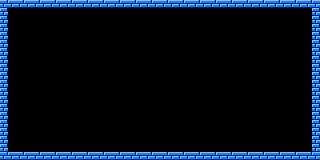

This game map was drawn from its Tiled (.tmx) file and the tilesets committed beside it. A one-line description and the full map source follow:
An orthogonal 40x20 tile map with 8x8 px tiles, 3 tile layers (Background, Interactive, Foreground).

<map version="1.10" tiledversion="1.10.2" orientation="orthogonal" renderorder="right-down" width="40" height="20" tilewidth="8" tileheight="8" infinite="0" nextlayerid="5" nextobjectid="1">
 <tileset firstgid="1" source="../images/Pang.tsx" />
 <layer id="3" name="Background" width="40" height="20">
  <data encoding="csv">
0,0,0,0,0,0,0,0,0,0,0,0,0,0,0,0,0,0,0,0,0,0,0,0,0,0,0,0,0,0,0,0,0,0,0,0,0,0,0,0,
0,0,0,0,0,0,0,0,0,0,0,0,0,0,0,0,0,0,0,0,0,0,0,0,0,0,0,0,0,0,0,0,0,0,0,0,0,0,0,0,
0,0,0,0,0,0,0,0,0,0,0,0,0,0,0,0,0,0,0,0,0,0,0,0,0,0,0,0,0,0,0,0,0,0,0,0,0,0,0,0,
0,0,0,0,0,0,0,0,0,0,0,0,0,0,0,0,0,0,0,0,0,0,0,0,0,0,0,0,0,0,0,0,0,0,0,0,0,0,0,0,
0,0,0,0,0,0,0,0,0,0,0,0,0,0,0,0,0,0,0,0,0,0,0,0,0,0,0,0,0,0,0,0,0,0,0,0,0,0,0,0,
0,0,0,0,0,0,0,0,0,0,0,0,0,0,0,0,0,0,0,0,0,0,0,0,0,0,0,0,0,0,0,0,0,0,0,0,0,0,0,0,
0,0,0,0,0,0,0,0,0,0,0,0,0,0,0,0,0,0,0,0,0,0,0,0,0,0,0,0,0,0,0,0,0,0,0,0,0,0,0,0,
0,0,0,0,0,0,0,0,0,0,0,0,0,0,0,0,0,0,0,0,0,0,0,0,0,0,0,0,0,0,0,0,0,0,0,0,0,0,0,0,
0,0,0,0,0,0,0,0,0,0,0,0,0,0,0,0,0,0,0,0,0,0,0,0,0,0,0,0,0,0,0,0,0,0,0,0,0,0,0,0,
0,0,0,0,0,0,0,0,0,0,0,0,0,0,0,0,0,0,0,0,0,0,0,0,0,0,0,0,0,0,0,0,0,0,0,0,0,0,0,0,
0,0,0,0,0,0,0,0,0,0,0,0,0,0,0,0,0,0,0,0,0,0,0,0,0,0,0,0,0,0,0,0,0,0,0,0,0,0,0,0,
0,0,0,0,0,0,0,0,0,0,0,0,0,0,0,0,0,0,0,0,0,0,0,0,0,0,0,0,0,0,0,0,0,0,0,0,0,0,0,0,
0,0,0,0,0,0,0,0,0,0,0,0,0,0,0,0,0,0,0,0,0,0,0,0,0,0,0,0,0,0,0,0,0,0,0,0,0,0,0,0,
0,0,0,0,0,0,0,0,0,0,0,0,0,0,0,0,0,0,0,0,0,0,0,0,0,0,0,0,0,0,0,0,0,0,0,0,0,0,0,0,
0,0,0,0,0,0,0,0,0,0,0,0,0,0,0,0,0,0,0,0,0,0,0,0,0,0,0,0,0,0,0,0,0,0,0,0,0,0,0,0,
0,0,0,0,0,0,0,0,0,0,0,0,0,0,0,0,0,0,0,0,0,0,0,0,0,0,0,0,0,0,0,0,0,0,0,0,0,0,0,0,
0,0,0,0,0,0,0,0,0,0,0,0,0,0,0,0,0,0,0,0,0,0,0,0,0,0,0,0,0,0,0,0,0,0,0,0,0,0,0,0,
0,0,0,0,0,0,0,0,0,0,0,0,0,0,0,0,0,0,0,0,0,0,0,0,0,0,0,0,0,0,0,0,0,0,0,0,0,0,0,0,
0,0,0,0,0,0,0,0,0,0,0,0,0,0,0,0,0,0,0,0,0,0,0,0,0,0,0,0,0,0,0,0,0,0,0,0,0,0,0,0,
0,0,0,0,0,0,0,0,0,0,0,0,0,0,0,0,0,0,0,0,0,0,0,0,0,0,0,0,0,0,0,0,0,0,0,0,0,0,0,0
</data>
 </layer>
 <layer id="1" name="Interactive" width="40" height="20">
  <data encoding="csv">
3,2,3,2,3,2,3,2,3,2,3,2,3,2,3,2,3,2,3,2,3,2,3,2,3,2,3,2,3,2,3,2,3,2,3,2,3,2,3,2,
1,0,0,0,0,0,0,0,0,0,0,0,0,0,0,0,0,0,0,0,0,0,0,0,0,0,0,0,0,0,0,0,0,0,0,0,0,0,0,1,
1,0,0,0,0,0,0,0,0,0,0,0,0,0,0,0,0,0,0,0,0,0,0,0,0,0,0,0,0,0,0,0,0,0,0,0,0,0,0,1,
1,0,0,0,0,0,0,0,0,0,0,0,0,0,0,0,0,0,0,0,0,0,0,0,0,0,0,0,0,0,0,0,0,0,0,0,0,0,0,1,
1,0,0,0,0,0,0,0,0,0,0,0,0,0,0,0,0,0,0,0,0,0,0,0,0,0,0,0,0,0,0,0,0,0,0,0,0,0,0,1,
1,0,0,0,0,0,0,0,0,0,0,0,0,0,0,0,0,0,0,0,0,0,0,0,0,0,0,0,0,0,0,0,0,0,0,0,0,0,0,1,
1,0,0,0,0,0,0,0,0,0,0,0,0,0,0,0,0,0,0,0,0,0,0,0,0,0,0,0,0,0,0,0,0,0,0,0,0,0,0,1,
1,0,0,0,0,0,0,0,0,0,0,0,0,0,0,0,0,0,0,0,0,0,0,0,0,0,0,0,0,0,0,0,0,0,0,0,0,0,0,1,
1,0,0,0,0,0,0,0,0,0,0,0,0,0,0,0,0,0,0,0,0,0,0,0,0,0,0,0,0,0,0,0,0,0,0,0,0,0,0,1,
1,0,0,0,0,0,0,0,0,0,0,0,0,0,0,0,0,0,0,0,0,0,0,0,0,0,0,0,0,0,0,0,0,0,0,0,0,0,0,1,
1,0,0,0,0,0,0,0,0,0,0,0,0,0,0,0,0,0,0,0,0,0,0,0,0,0,0,0,0,0,0,0,0,0,0,0,0,0,0,1,
1,0,0,0,0,0,0,0,0,0,0,0,0,0,0,0,0,0,0,0,0,0,0,0,0,0,0,0,0,0,0,0,0,0,0,0,0,0,0,1,
1,0,0,0,0,0,0,0,0,0,0,0,0,0,0,0,0,0,0,0,0,0,0,0,0,0,0,0,0,0,0,0,0,0,0,0,0,0,0,1,
1,0,0,0,0,0,0,0,0,0,0,0,0,0,0,0,0,0,0,0,0,0,0,0,0,0,0,0,0,0,0,0,0,0,0,0,0,0,0,1,
1,0,0,0,0,0,0,0,0,0,0,0,0,0,0,0,0,0,0,0,0,0,0,0,0,0,0,0,0,0,0,0,0,0,0,0,0,0,0,1,
1,0,0,0,0,0,0,0,0,0,0,0,0,0,0,0,0,0,0,0,0,0,0,0,0,0,0,0,0,0,0,0,0,0,0,0,0,0,0,1,
1,0,0,0,0,0,0,0,0,0,0,0,0,0,0,0,0,0,0,0,0,0,0,0,0,0,0,0,0,0,0,0,0,0,0,0,0,0,0,1,
1,0,0,0,0,0,0,0,0,0,0,0,0,0,0,0,0,0,0,0,0,0,0,0,0,0,0,0,0,0,0,0,0,0,0,0,0,0,0,1,
1,0,0,0,0,0,0,0,0,0,0,0,0,0,0,0,0,0,0,0,0,0,0,0,0,0,0,0,0,0,0,0,0,0,0,0,0,0,0,1,
3,2,3,2,3,2,3,2,3,2,3,2,3,2,3,2,3,2,3,2,3,2,3,2,3,2,3,2,3,2,3,2,3,2,3,2,3,2,3,2
</data>
 </layer>
 <layer id="4" name="Foreground" width="40" height="20">
  <data encoding="csv">
0,0,0,0,0,0,0,0,0,0,0,0,0,0,0,0,0,0,0,0,0,0,0,0,0,0,0,0,0,0,0,0,0,0,0,0,0,0,0,0,
0,0,0,0,0,0,0,0,0,0,0,0,0,0,0,0,0,0,0,0,0,0,0,0,0,0,0,0,0,0,0,0,0,0,0,0,0,0,0,0,
0,0,0,0,0,0,0,0,0,0,0,0,0,0,0,0,0,0,0,0,0,0,0,0,0,0,0,0,0,0,0,0,0,0,0,0,0,0,0,0,
0,0,0,0,0,0,0,0,0,0,0,0,0,0,0,0,0,0,0,0,0,0,0,0,0,0,0,0,0,0,0,0,0,0,0,0,0,0,0,0,
0,0,0,0,0,0,0,0,0,0,0,0,0,0,0,0,0,0,0,0,0,0,0,0,0,0,0,0,0,0,0,0,0,0,0,0,0,0,0,0,
0,0,0,0,0,0,0,0,0,0,0,0,0,0,0,0,0,0,0,0,0,0,0,0,0,0,0,0,0,0,0,0,0,0,0,0,0,0,0,0,
0,0,0,0,0,0,0,0,0,0,0,0,0,0,0,0,0,0,0,0,0,0,0,0,0,0,0,0,0,0,0,0,0,0,0,0,0,0,0,0,
0,0,0,0,0,0,0,0,0,0,0,0,0,0,0,0,0,0,0,0,0,0,0,0,0,0,0,0,0,0,0,0,0,0,0,0,0,0,0,0,
0,0,0,0,0,0,0,0,0,0,0,0,0,0,0,0,0,0,0,0,0,0,0,0,0,0,0,0,0,0,0,0,0,0,0,0,0,0,0,0,
0,0,0,0,0,0,0,0,0,0,0,0,0,0,0,0,0,0,0,0,0,0,0,0,0,0,0,0,0,0,0,0,0,0,0,0,0,0,0,0,
0,0,0,0,0,0,0,0,0,0,0,0,0,0,0,0,0,0,0,0,0,0,0,0,0,0,0,0,0,0,0,0,0,0,0,0,0,0,0,0,
0,0,0,0,0,0,0,0,0,0,0,0,0,0,0,0,0,0,0,0,0,0,0,0,0,0,0,0,0,0,0,0,0,0,0,0,0,0,0,0,
0,0,0,0,0,0,0,0,0,0,0,0,0,0,0,0,0,0,0,0,0,0,0,0,0,0,0,0,0,0,0,0,0,0,0,0,0,0,0,0,
0,0,0,0,0,0,0,0,0,0,0,0,0,0,0,0,0,0,0,0,0,0,0,0,0,0,0,0,0,0,0,0,0,0,0,0,0,0,0,0,
0,0,0,0,0,0,0,0,0,0,0,0,0,0,0,0,0,0,0,0,0,0,0,0,0,0,0,0,0,0,0,0,0,0,0,0,0,0,0,0,
0,0,0,0,0,0,0,0,0,0,0,0,0,0,0,0,0,0,0,0,0,0,0,0,0,0,0,0,0,0,0,0,0,0,0,0,0,0,0,0,
0,0,0,0,0,0,0,0,0,0,0,0,0,0,0,0,0,0,0,0,0,0,0,0,0,0,0,0,0,0,0,0,0,0,0,0,0,0,0,0,
0,0,0,0,0,0,0,0,0,0,0,0,0,0,0,0,0,0,0,0,0,0,0,0,0,0,0,0,0,0,0,0,0,0,0,0,0,0,0,0,
0,0,0,0,0,0,0,0,0,0,0,0,0,0,0,0,0,0,0,0,0,0,0,0,0,0,0,0,0,0,0,0,0,0,0,0,0,0,0,0,
0,0,0,0,0,0,0,0,0,0,0,0,0,0,0,0,0,0,0,0,0,0,0,0,0,0,0,0,0,0,0,0,0,0,0,0,0,0,0,0
</data>
 </layer>
</map>